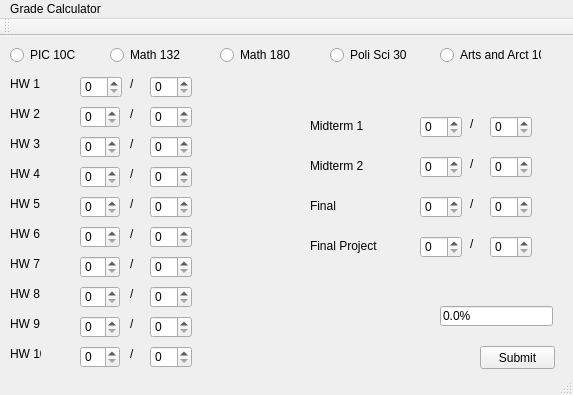
<?xml version="1.0" encoding="UTF-8"?>
<ui version="4.0">
 <class>grade_calculator</class>
 <widget class="QMainWindow" name="grade_calculator">
  <property name="geometry">
   <rect>
    <x>0</x>
    <y>0</y>
    <width>573</width>
    <height>395</height>
   </rect>
  </property>
  <property name="windowTitle">
   <string>grade_calculator</string>
  </property>
  <widget class="QWidget" name="centralWidget">
   <widget class="QRadioButton" name="radioButton">
    <property name="geometry">
     <rect>
      <x>10</x>
      <y>10</y>
      <width>82</width>
      <height>18</height>
     </rect>
    </property>
    <property name="text">
     <string>PIC 10C</string>
    </property>
   </widget>
   <widget class="QRadioButton" name="radioButton_2">
    <property name="geometry">
     <rect>
      <x>110</x>
      <y>10</y>
      <width>82</width>
      <height>18</height>
     </rect>
    </property>
    <property name="text">
     <string>Math 132</string>
    </property>
   </widget>
   <widget class="QRadioButton" name="radioButton_3">
    <property name="geometry">
     <rect>
      <x>220</x>
      <y>10</y>
      <width>82</width>
      <height>18</height>
     </rect>
    </property>
    <property name="text">
     <string>Math 180</string>
    </property>
   </widget>
   <widget class="QRadioButton" name="radioButton_4">
    <property name="geometry">
     <rect>
      <x>330</x>
      <y>10</y>
      <width>82</width>
      <height>18</height>
     </rect>
    </property>
    <property name="text">
     <string>Poli Sci 30</string>
    </property>
   </widget>
   <widget class="QRadioButton" name="radioButton_5">
    <property name="geometry">
     <rect>
      <x>440</x>
      <y>10</y>
      <width>101</width>
      <height>18</height>
     </rect>
    </property>
    <property name="text">
     <string>Arts and Arct 10</string>
    </property>
   </widget>
   <widget class="QLabel" name="label">
    <property name="geometry">
     <rect>
      <x>10</x>
      <y>40</y>
      <width>31</width>
      <height>16</height>
     </rect>
    </property>
    <property name="text">
     <string>HW 1</string>
    </property>
   </widget>
   <widget class="QLabel" name="label_2">
    <property name="geometry">
     <rect>
      <x>10</x>
      <y>70</y>
      <width>31</width>
      <height>16</height>
     </rect>
    </property>
    <property name="text">
     <string>HW 2</string>
    </property>
   </widget>
   <widget class="QLabel" name="label_3">
    <property name="geometry">
     <rect>
      <x>10</x>
      <y>100</y>
      <width>31</width>
      <height>16</height>
     </rect>
    </property>
    <property name="text">
     <string>HW 3</string>
    </property>
   </widget>
   <widget class="QLabel" name="label_4">
    <property name="geometry">
     <rect>
      <x>10</x>
      <y>130</y>
      <width>31</width>
      <height>16</height>
     </rect>
    </property>
    <property name="text">
     <string>HW 4</string>
    </property>
   </widget>
   <widget class="QLabel" name="label_5">
    <property name="geometry">
     <rect>
      <x>10</x>
      <y>160</y>
      <width>31</width>
      <height>16</height>
     </rect>
    </property>
    <property name="text">
     <string>HW 5</string>
    </property>
   </widget>
   <widget class="QLabel" name="label_6">
    <property name="geometry">
     <rect>
      <x>10</x>
      <y>190</y>
      <width>31</width>
      <height>16</height>
     </rect>
    </property>
    <property name="text">
     <string>HW 6</string>
    </property>
   </widget>
   <widget class="QLabel" name="label_7">
    <property name="geometry">
     <rect>
      <x>10</x>
      <y>220</y>
      <width>31</width>
      <height>16</height>
     </rect>
    </property>
    <property name="text">
     <string>HW 7</string>
    </property>
   </widget>
   <widget class="QLabel" name="label_8">
    <property name="geometry">
     <rect>
      <x>10</x>
      <y>250</y>
      <width>31</width>
      <height>16</height>
     </rect>
    </property>
    <property name="text">
     <string>HW 8</string>
    </property>
   </widget>
   <widget class="QLabel" name="label_9">
    <property name="geometry">
     <rect>
      <x>10</x>
      <y>280</y>
      <width>31</width>
      <height>16</height>
     </rect>
    </property>
    <property name="text">
     <string>HW 9</string>
    </property>
   </widget>
   <widget class="QLabel" name="label_10">
    <property name="geometry">
     <rect>
      <x>10</x>
      <y>310</y>
      <width>31</width>
      <height>16</height>
     </rect>
    </property>
    <property name="text">
     <string>HW 10</string>
    </property>
   </widget>
   <widget class="QSpinBox" name="hwOneScore">
    <property name="geometry">
     <rect>
      <x>80</x>
      <y>40</y>
      <width>42</width>
      <height>22</height>
     </rect>
    </property>
   </widget>
   <widget class="QSpinBox" name="hwOneScoreTotal">
    <property name="geometry">
     <rect>
      <x>150</x>
      <y>40</y>
      <width>42</width>
      <height>22</height>
     </rect>
    </property>
   </widget>
   <widget class="QSpinBox" name="hwTwoScore">
    <property name="geometry">
     <rect>
      <x>80</x>
      <y>70</y>
      <width>40</width>
      <height>22</height>
     </rect>
    </property>
   </widget>
   <widget class="QSpinBox" name="hwTwoScoreTotal">
    <property name="geometry">
     <rect>
      <x>150</x>
      <y>70</y>
      <width>42</width>
      <height>22</height>
     </rect>
    </property>
   </widget>
   <widget class="QSpinBox" name="hwThreeScore">
    <property name="geometry">
     <rect>
      <x>80</x>
      <y>100</y>
      <width>40</width>
      <height>22</height>
     </rect>
    </property>
   </widget>
   <widget class="QSpinBox" name="hwThreeScoreTotal">
    <property name="geometry">
     <rect>
      <x>150</x>
      <y>100</y>
      <width>42</width>
      <height>22</height>
     </rect>
    </property>
   </widget>
   <widget class="QSpinBox" name="hwFourScore">
    <property name="geometry">
     <rect>
      <x>80</x>
      <y>130</y>
      <width>40</width>
      <height>22</height>
     </rect>
    </property>
   </widget>
   <widget class="QSpinBox" name="hwFourScoreTotal">
    <property name="geometry">
     <rect>
      <x>150</x>
      <y>130</y>
      <width>42</width>
      <height>22</height>
     </rect>
    </property>
   </widget>
   <widget class="QSpinBox" name="hwFiveScore">
    <property name="geometry">
     <rect>
      <x>80</x>
      <y>160</y>
      <width>40</width>
      <height>22</height>
     </rect>
    </property>
   </widget>
   <widget class="QSpinBox" name="hwFiveScoreTotal">
    <property name="geometry">
     <rect>
      <x>150</x>
      <y>160</y>
      <width>42</width>
      <height>22</height>
     </rect>
    </property>
   </widget>
   <widget class="QSpinBox" name="hwSixScore">
    <property name="geometry">
     <rect>
      <x>80</x>
      <y>190</y>
      <width>40</width>
      <height>22</height>
     </rect>
    </property>
   </widget>
   <widget class="QSpinBox" name="hwSixScoreTotal">
    <property name="geometry">
     <rect>
      <x>150</x>
      <y>190</y>
      <width>42</width>
      <height>22</height>
     </rect>
    </property>
   </widget>
   <widget class="QSpinBox" name="hwSevenScore">
    <property name="geometry">
     <rect>
      <x>80</x>
      <y>220</y>
      <width>40</width>
      <height>22</height>
     </rect>
    </property>
   </widget>
   <widget class="QSpinBox" name="hwSevenScoreTotal">
    <property name="geometry">
     <rect>
      <x>150</x>
      <y>220</y>
      <width>42</width>
      <height>22</height>
     </rect>
    </property>
   </widget>
   <widget class="QSpinBox" name="hwEightScore">
    <property name="geometry">
     <rect>
      <x>80</x>
      <y>250</y>
      <width>40</width>
      <height>22</height>
     </rect>
    </property>
   </widget>
   <widget class="QSpinBox" name="hwEightScoreTotal">
    <property name="geometry">
     <rect>
      <x>150</x>
      <y>250</y>
      <width>42</width>
      <height>22</height>
     </rect>
    </property>
   </widget>
   <widget class="QSpinBox" name="hwNineScore">
    <property name="geometry">
     <rect>
      <x>80</x>
      <y>280</y>
      <width>40</width>
      <height>22</height>
     </rect>
    </property>
   </widget>
   <widget class="QSpinBox" name="hwNineScoreTotal">
    <property name="geometry">
     <rect>
      <x>150</x>
      <y>280</y>
      <width>42</width>
      <height>22</height>
     </rect>
    </property>
   </widget>
   <widget class="QSpinBox" name="hwTenScore">
    <property name="geometry">
     <rect>
      <x>80</x>
      <y>310</y>
      <width>40</width>
      <height>22</height>
     </rect>
    </property>
   </widget>
   <widget class="QSpinBox" name="hwTenScoreTotal">
    <property name="geometry">
     <rect>
      <x>150</x>
      <y>310</y>
      <width>42</width>
      <height>22</height>
     </rect>
    </property>
   </widget>
   <widget class="QLabel" name="label_11">
    <property name="geometry">
     <rect>
      <x>130</x>
      <y>40</y>
      <width>16</width>
      <height>16</height>
     </rect>
    </property>
    <property name="text">
     <string>/</string>
    </property>
   </widget>
   <widget class="QLabel" name="label_12">
    <property name="geometry">
     <rect>
      <x>130</x>
      <y>70</y>
      <width>16</width>
      <height>16</height>
     </rect>
    </property>
    <property name="text">
     <string>/</string>
    </property>
   </widget>
   <widget class="QLabel" name="label_13">
    <property name="geometry">
     <rect>
      <x>130</x>
      <y>100</y>
      <width>16</width>
      <height>16</height>
     </rect>
    </property>
    <property name="text">
     <string>/</string>
    </property>
   </widget>
   <widget class="QLabel" name="label_14">
    <property name="geometry">
     <rect>
      <x>130</x>
      <y>130</y>
      <width>16</width>
      <height>16</height>
     </rect>
    </property>
    <property name="text">
     <string>/</string>
    </property>
   </widget>
   <widget class="QLabel" name="label_15">
    <property name="geometry">
     <rect>
      <x>130</x>
      <y>160</y>
      <width>16</width>
      <height>16</height>
     </rect>
    </property>
    <property name="text">
     <string>/</string>
    </property>
   </widget>
   <widget class="QLabel" name="label_16">
    <property name="geometry">
     <rect>
      <x>130</x>
      <y>190</y>
      <width>16</width>
      <height>16</height>
     </rect>
    </property>
    <property name="text">
     <string>/</string>
    </property>
   </widget>
   <widget class="QLabel" name="label_17">
    <property name="geometry">
     <rect>
      <x>130</x>
      <y>220</y>
      <width>16</width>
      <height>16</height>
     </rect>
    </property>
    <property name="text">
     <string>/</string>
    </property>
   </widget>
   <widget class="QLabel" name="label_18">
    <property name="geometry">
     <rect>
      <x>130</x>
      <y>250</y>
      <width>16</width>
      <height>16</height>
     </rect>
    </property>
    <property name="text">
     <string>/</string>
    </property>
   </widget>
   <widget class="QLabel" name="label_19">
    <property name="geometry">
     <rect>
      <x>130</x>
      <y>280</y>
      <width>16</width>
      <height>16</height>
     </rect>
    </property>
    <property name="text">
     <string>/</string>
    </property>
   </widget>
   <widget class="QLabel" name="label_20">
    <property name="geometry">
     <rect>
      <x>130</x>
      <y>310</y>
      <width>16</width>
      <height>16</height>
     </rect>
    </property>
    <property name="text">
     <string>/</string>
    </property>
   </widget>
   <widget class="QPushButton" name="pushButton">
    <property name="geometry">
     <rect>
      <x>480</x>
      <y>310</y>
      <width>75</width>
      <height>23</height>
     </rect>
    </property>
    <property name="text">
     <string>Submit</string>
    </property>
   </widget>
   <widget class="QLabel" name="label_21">
    <property name="geometry">
     <rect>
      <x>470</x>
      <y>80</y>
      <width>16</width>
      <height>16</height>
     </rect>
    </property>
    <property name="text">
     <string>/</string>
    </property>
   </widget>
   <widget class="QSpinBox" name="midtermOneScore">
    <property name="geometry">
     <rect>
      <x>420</x>
      <y>80</y>
      <width>42</width>
      <height>22</height>
     </rect>
    </property>
   </widget>
   <widget class="QLabel" name="label_22">
    <property name="geometry">
     <rect>
      <x>310</x>
      <y>80</y>
      <width>71</width>
      <height>20</height>
     </rect>
    </property>
    <property name="text">
     <string>Midterm 1</string>
    </property>
   </widget>
   <widget class="QSpinBox" name="midtermOneScoreTotal">
    <property name="geometry">
     <rect>
      <x>490</x>
      <y>80</y>
      <width>42</width>
      <height>22</height>
     </rect>
    </property>
   </widget>
   <widget class="QSpinBox" name="midtermTwoScoreTotal">
    <property name="geometry">
     <rect>
      <x>490</x>
      <y>120</y>
      <width>42</width>
      <height>22</height>
     </rect>
    </property>
   </widget>
   <widget class="QLabel" name="label_23">
    <property name="geometry">
     <rect>
      <x>470</x>
      <y>120</y>
      <width>16</width>
      <height>16</height>
     </rect>
    </property>
    <property name="text">
     <string>/</string>
    </property>
   </widget>
   <widget class="QSpinBox" name="midtermTwoScore">
    <property name="geometry">
     <rect>
      <x>420</x>
      <y>120</y>
      <width>42</width>
      <height>22</height>
     </rect>
    </property>
   </widget>
   <widget class="QLabel" name="label_24">
    <property name="geometry">
     <rect>
      <x>310</x>
      <y>120</y>
      <width>71</width>
      <height>20</height>
     </rect>
    </property>
    <property name="text">
     <string>Midterm 2</string>
    </property>
   </widget>
   <widget class="QSpinBox" name="finalScore">
    <property name="geometry">
     <rect>
      <x>420</x>
      <y>160</y>
      <width>42</width>
      <height>22</height>
     </rect>
    </property>
   </widget>
   <widget class="QSpinBox" name="finalScoreTotal">
    <property name="geometry">
     <rect>
      <x>490</x>
      <y>160</y>
      <width>42</width>
      <height>22</height>
     </rect>
    </property>
   </widget>
   <widget class="QLabel" name="label_25">
    <property name="geometry">
     <rect>
      <x>310</x>
      <y>160</y>
      <width>71</width>
      <height>20</height>
     </rect>
    </property>
    <property name="text">
     <string>Final</string>
    </property>
   </widget>
   <widget class="QLabel" name="label_26">
    <property name="geometry">
     <rect>
      <x>470</x>
      <y>160</y>
      <width>16</width>
      <height>16</height>
     </rect>
    </property>
    <property name="text">
     <string>/</string>
    </property>
   </widget>
   <widget class="QSpinBox" name="finalProjectScoreTotal">
    <property name="geometry">
     <rect>
      <x>490</x>
      <y>200</y>
      <width>42</width>
      <height>22</height>
     </rect>
    </property>
   </widget>
   <widget class="QLabel" name="label_27">
    <property name="geometry">
     <rect>
      <x>470</x>
      <y>200</y>
      <width>16</width>
      <height>16</height>
     </rect>
    </property>
    <property name="text">
     <string>/</string>
    </property>
   </widget>
   <widget class="QLabel" name="label_28">
    <property name="geometry">
     <rect>
      <x>310</x>
      <y>200</y>
      <width>71</width>
      <height>20</height>
     </rect>
    </property>
    <property name="text">
     <string>Final Project</string>
    </property>
   </widget>
   <widget class="QSpinBox" name="finalProjectScore">
    <property name="geometry">
     <rect>
      <x>420</x>
      <y>200</y>
      <width>42</width>
      <height>22</height>
     </rect>
    </property>
   </widget>
   <widget class="QLineEdit" name="lineEdit">
    <property name="geometry">
     <rect>
      <x>440</x>
      <y>270</y>
      <width>113</width>
      <height>20</height>
     </rect>
    </property>
    <property name="text">
     <string>0.0%</string>
    </property>
   </widget>
  </widget>
  <widget class="QMenuBar" name="menuBar">
   <property name="geometry">
    <rect>
     <x>0</x>
     <y>0</y>
     <width>573</width>
     <height>20</height>
    </rect>
   </property>
   <widget class="QMenu" name="menuGrade_Calculator">
    <property name="title">
     <string>Grade Calculator</string>
    </property>
   </widget>
   <addaction name="menuGrade_Calculator"/>
  </widget>
  <widget class="QToolBar" name="mainToolBar">
   <attribute name="toolBarArea">
    <enum>TopToolBarArea</enum>
   </attribute>
   <attribute name="toolBarBreak">
    <bool>false</bool>
   </attribute>
  </widget>
  <widget class="QStatusBar" name="statusBar"/>
 </widget>
 <layoutdefault spacing="6" margin="11"/>
 <resources/>
 <connections/>
</ui>
